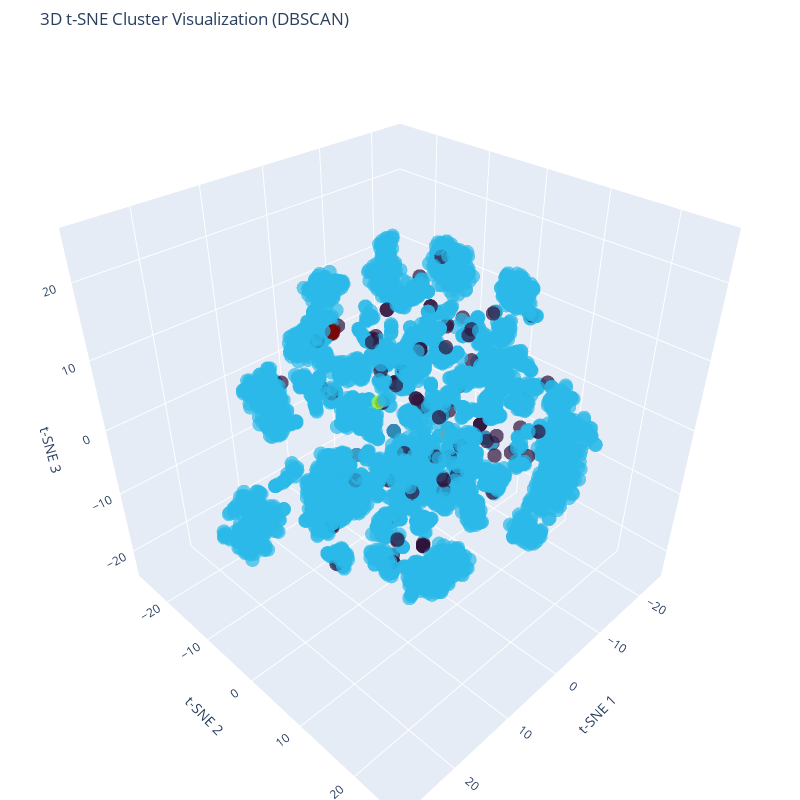

Notebook cell for this chart:
### Code cell
from sklearn.manifold import TSNE
import plotly.graph_objects as go
import pandas as pd

# Compute 3D t-SNE projection (Fixing the init='pca' issue)
tsne = TSNE(n_components=3, metric='precomputed', init='random', random_state=42)
X_tsne_3d = tsne.fit_transform(gower_distances)

# Create DataFrame for visualization
df_plot = pd.DataFrame({'x': X_tsne_3d[:, 0], 'y': X_tsne_3d[:, 1], 'z': X_tsne_3d[:, 2], 'Cluster': labels_dbscan})

# Generate interactive 3D scatter plot
fig = go.Figure()

fig.add_trace(go.Scatter3d(
    x=df_plot['x'],
    y=df_plot['y'],
    z=df_plot['z'],
    mode='markers',
    marker=dict(
        size=5,  # Adjust this value to control marker size
        color=df_plot['Cluster'],  # Color by cluster
        colorscale='Turbo',  # Set color scale
        opacity=0.7  # Adjust transparency
    )
))

# Customize layout
fig.update_layout(
    title="3D t-SNE Cluster Visualization (DBSCAN)",
    scene=dict(
        xaxis_title="t-SNE 1",
        yaxis_title="t-SNE 2",
        zaxis_title="t-SNE 3",
        aspectmode="cube"  # Keeps the aspect ratio balanced
    ),
    margin=dict(l=0, r=0, b=0, t=50),
    width=800,  # Adjusted figure width
    height=800   # Adjusted figure height
)

fig.show()

### Figure 1 — Plotly figure (JSON) as saved in the notebook; plotly's stock layout.template omitted (floating-point values rounded to 4 significant figures; data arrays with more than 128 entries replaced by an {"elided": "..."} marker saying what was removed)
{"data": [{"marker": {"color": {"elided": "5000 int values"}, "colorscale": [[0, "#30123b"], [0.07143, "#4145ab"], [0.1429, "#4675ed"], [0.2143, "#39a2fc"], [0.2857, "#1bcfd4"], [0.3571, "#24eca6"], [0.4286, "#61fc6c"], [0.5, "#a4fc3b"], [0.5714, "#d1e834"], [0.6429, "#f3c63a"], [0.7143, "#fe9b2d"], [0.7857, "#f36315"], [0.8571, "#d93806"], [0.9286, "#b11901"], [1, "#7a0402"]], "opacity": 0.7, "size": 5}, "mode": "markers", "type": "scatter3d", "x": {"elided": "5000 float values"}, "y": {"elided": "5000 float values"}, "z": {"elided": "5000 float values"}}], "layout": {"height": 800, "margin": {"b": 0, "l": 0, "r": 0, "t": 50}, "scene": {"aspectmode": "cube", "xaxis": {"title": {"text": "t-SNE 1"}}, "yaxis": {"title": {"text": "t-SNE 2"}}, "zaxis": {"title": {"text": "t-SNE 3"}}}, "title": {"text": "3D t-SNE Cluster Visualization (DBSCAN)"}, "width": 800}}
